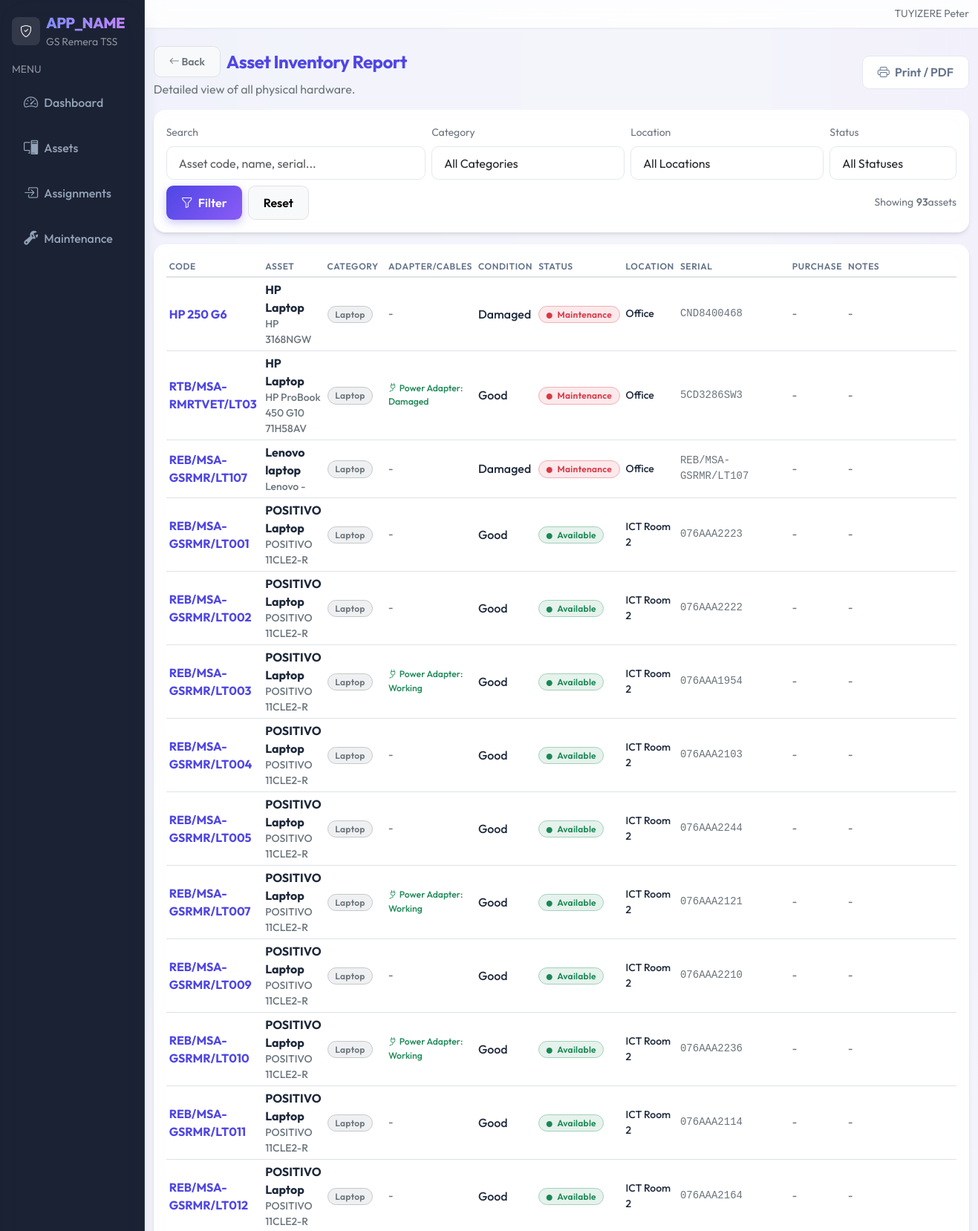
The page /reports/inventory.php (signed in, upper part) on the database its author committed.
### tables this page shows
CREATE TABLE `assets` (
  `id` int(10) UNSIGNED NOT NULL,
  `school_id` int(10) UNSIGNED NOT NULL,
  `asset_code` varchar(40) NOT NULL,
  `asset_name` varchar(120) NOT NULL,
  `category_id` int(10) UNSIGNED NOT NULL,
  `brand` varchar(80) DEFAULT NULL,
  `model` varchar(80) DEFAULT NULL,
  `serial_number` varchar(80) DEFAULT NULL,
  `purchase_date` date DEFAULT NULL,
  `asset_condition` enum('New','Good','Fair','Damaged') NOT NULL DEFAULT 'Good',
  `power_adapter` enum('Yes','No') NOT NULL DEFAULT 'No',
  `power_adapter_status` enum('Working','Damaged','Missing','N/A') NOT NULL DEFAULT 'N/A',
  `display_cable` enum('Yes','No') NOT NULL DEFAULT 'No',
  `display_cable_type` enum('HDMI','VGA','DisplayPort','DVI','USB-C','Other','N/A') NOT NULL DEFAULT 'N/A',
  `display_cable_status` enum('Working','Damaged','Missing','N/A') NOT NULL DEFAULT 'N/A',
  `status` enum('Available','In Use','Maintenance','Lost') NOT NULL DEFAULT 'Available',
  `location_id` int(10) UNSIGNED NOT NULL,
  `image_path` varchar(255) DEFAULT NULL,
  `notes` text,
  `created_at` datetime NOT NULL DEFAULT CURRENT_TIMESTAMP,
  `updated_at` datetime DEFAULT NULL ON UPDATE CURRENT_TIMESTAMP
);

CREATE TABLE `asset_categories` (
  `id` int(10) UNSIGNED NOT NULL,
  `school_id` int(10) UNSIGNED NOT NULL,
  `name` varchar(80) NOT NULL
);

CREATE TABLE `locations` (
  `id` int(10) UNSIGNED NOT NULL,
  `school_id` int(10) UNSIGNED NOT NULL,
  `name` varchar(80) NOT NULL
);

### includes/url.php (called while the page is built, shortened)
<?php
function base_url(): string
{
  $b = defined('BASE_URL') ? (string)BASE_URL : '';
  $b = rtrim($b, '/');
  return $b;
}
function url(string $path): string
{
  $full = base_url() . $path;
  return $full === '' ? '/' : $full;
}

### reports/inventory.php (the view, shortened to what this page needs)
<?php
require_once __DIR__ . '/../includes/layout.php';
require_once __DIR__ . '/../includes/url.php';
$pdo = db();
$q = trim($_GET['q'] ?? '');
$sid = (int)$_SESSION['user']['school_id'];
$where = ["a.school_id = :sid"];
$params = [':sid' => $sid];
$sql = "
  SELECT
    a.asset_code, a.asset_name, a.brand, a.model, a.serial_number,
    a.purchase_date, a.asset_condition, a.power_adapter, a.power_adapter_status,
    a.display_cable, a.display_cable_type, a.display_cable_status,
    a.status, a.notes,
    c.name AS category_name,
    l.name AS location_name
  FROM assets a
  JOIN asset_categories c ON c.id = a.category_id
  JOIN locations l ON l.id = a.location_id
";
if ($where) $sql .= " WHERE " . implode(" AND ", $where);
$sql .= " ORDER BY c.name, a.asset_name, a.asset_code LIMIT 1000";
$stmt = $pdo->prepare($sql);
$stmt->execute($params);
$assets = $stmt->fetchAll();
?>
<div class="d-flex align-items-center justify-content-between flex-wrap gap-2 mb-3">
  <div>
    <div class="d-flex align-items-center gap-2 mb-1">
      <a href="<?php echo htmlspecialchars(url('/reports/index.php')); ?>" class="btn btn-sm btn-light border text-secondary"><i class="bi bi-arrow-left"></i> Back</a>
      <h1 class="h4 mb-0 text-primary fw-bold">Asset Inventory Report</h1>
    </div>
    <div class="text-secondary">Detailed view of all physical hardware.</div>
  </div>
  <div class="d-flex gap-2">
    <?php
      $qs = $_GET;
      $printUrl = url('/reports/print_inventory.php') . (empty($qs) ? '' : ('?' . http_build_query($qs)));
    ?>
    <a class="btn btn-outline-secondary" target="_blank" href="<?php echo htmlspecialchars($printUrl); ?>">
      <i class="bi bi-printer me-1"></i> Print / PDF
    </a>
  </div>
</div>
<div class="card table-card mb-3">
  <div class="card-body">
    <form class="row g-2 align-items-end" method="get">
      <div class="col-12 col-md-4">
        <label class="form-label small text-secondary">Search</label>
        <input class="form-control" name="q" placeholder="Asset code, name, serial..." value="<?php echo htmlspecialchars($q); ?>">
      </div>
      <div class="col-12 col-md-3">
        <label class="form-label small text-secondary">Category</label>
        <select class="form-select" name="category">
          <option value="0">All Categories</option>
        </select>
      </div>
      <div class="col-12 col-md-3">
        <label class="form-label small text-secondary">Location</label>
        <select class="form-select" name="location">
          <option value="0">All Locations</option>
        </select>
      </div>
      <div class="col-12 col-md-2">
        <label class="form-label small text-secondary">Status</label>
        <select class="form-select" name="status">
          <option value="">All Statuses</option>
        </select>
      </div>
      <div class="col-12 d-flex gap-2">
        <button class="btn btn-primary" type="submit">
          <i class="bi bi-funnel me-1"></i> Filter
        </button>
        <a class="btn btn-light border" href="<?php echo htmlspecialchars(url('/reports/inventory.php')); ?>">
          Reset
        </a>
        <div class="ms-auto small text-secondary d-flex align-items-center">
          Showing <span class="fw-semibold ms-1"><?php echo count($assets); ?></span> assets
        </div>
      </div>
    </form>
  </div>
</div>
<div class="card table-card">
  <div class="card-body">
    <div class="table-responsive">
      <table class="table table-sm align-middle table-hover">
        <thead>
          <tr class="text-secondary small">
            <th>Code</th>
            <th>Asset</th>
            <th>Category</th>
            <th>Adapter/Cables</th>
            <th>Condition</th>
            <th>Status</th>
            <th>Location</th>
            <th>Serial</th>
            <th>Purchase</th>
            <th>Notes</th>
          </tr>
        </thead>
        <tbody>
          <?php foreach ($assets as $a): ?>
            <tr>
              <td class="fw-bold text-primary"><?php echo htmlspecialchars($a['asset_code']); ?></td>
              <td>
                <div class="fw-bold"><?php echo htmlspecialchars($a['asset_name']); ?></div>
                <div class="small text-secondary"><?php echo htmlspecialchars(trim(($a['brand'] ?? '') . ' ' . ($a['model'] ?? ''))); ?></div>
              </td>
              <td><span class="badge bg-secondary bg-opacity-10 text-secondary border border-secondary-subtle"><?php echo htmlspecialchars($a['category_name']); ?></span></td>
              <td class="small">
                <?php if ($a['power_adapter'] === 'Yes'): ?>
                  <div class="text-success small"><i class="bi bi-plug"></i> Power Adapter: <?php echo htmlspecialchars($a['power_adapter_status']); ?></div>
                <?php endif; ?>
                <?php if ($a['power_adapter'] !== 'Yes' && $a['display_cable'] !== 'Yes'): ?>
                  <span class="text-secondary">-</span>
                <?php endif; ?>
              </td>
              <td><?php echo htmlspecialchars($a['asset_condition']); ?></td>
              <td>
                <?php
                  $statusColor = 'secondary';
                  if ($a['status'] === 'Available') $statusColor = 'success';
                  elseif ($a['status'] === 'In Use') $statusColor = 'warning';
                  elseif ($a['status'] === 'Maintenance') $statusColor = 'danger';
                  elseif ($a['status'] === 'Lost') $statusColor = 'dark';
                ?>
                <span class="badge bg-<?php echo $statusColor; ?> bg-opacity-10 text-<?php echo $statusColor; ?> border border-<?php echo $statusColor; ?>-subtle">
                  <i class="bi bi-circle-fill me-1" style="font-size: 0.5rem; vertical-align: middle;"></i>
                  <?php echo htmlspecialchars($a['status']); ?>
                </span>
              </td>
              <td class="small"><?php echo htmlspecialchars($a['location_name']); ?></td>
              <td class="small text-secondary font-monospace"><?php echo htmlspecialchars($a['serial_number'] ?: '-'); ?></td>
              <td class="small text-secondary"><?php echo htmlspecialchars($a['purchase_date'] ?: '-'); ?></td>
              <td class="small text-secondary text-truncate" style="max-width: 150px;" title="<?php echo htmlspecialchars($a['notes'] ?: ''); ?>">
                <?php echo htmlspecialchars($a['notes'] ?: '-'); ?>
              </td>
            </tr>
          <?php endforeach; ?>
        </tbody>
      </table>
    </div>
  </div>
</div>

### assets/css/app.css (style rules this page uses)
:root { --gs-primary: #4f46e5; --gs-primary-hover: #4338ca; --gs-secondary: #8b5cf6; --gs-sidebar-bg: #0f172a; --gs-sidebar-muted: #94a3b8; --gs-sidebar-active-bg: rgba(255, 255, 255, 0.1); --gs-sidebar-active-text: #ffffff; --gs-bg: #f8fafc; --gs-card-bg: #ffffff; --gs-text: #1e293b; --gs-text-muted: #64748b; --gs-border: #e2e8f0; --shadow-sm: 0 1px 2px 0 rgba(0, 0, 0, 0.05); --shadow-md: 0 4px 6px -1px rgba(0, 0, 0, 0.1), 0 2px 4px -1px rgba(0, 0, 0, 0.06); --shadow-lg: 0 10px 15px -3px rgba(0, 0, 0, 0.1), 0 4px 6px -2px rgba(0, 0, 0, 0.05); --shadow-xl: 0 20px 25px -5px rgba(0, 0, 0, 0.1), 0 10px 10px -5px rgba(0, 0, 0, 0.04); }
body { font-family: 'Outfit', sans-serif; background-color: var(--gs-bg); background-image: radial-gradient(at 0% 0%, rgba(79, 70, 229, 0.15) 0px, transparent 50%), radial-gradient(at 100% 0%, rgba(139, 92, 246, 0.15) 0px, transparent 50%), radial-gradient(at 100% 100%, rgba(56, 189, 248, 0.15) 0px, transparent 50%), radial-gradient(at 0% 100%, rgba(20, 184, 166, 0.15) 0px, transparent 50%); background-attachment: fixed; color: var(--gs-text); -webkit-font-smoothing: antialiased; }
.card { background: rgba(255, 255, 255, 0.9); backdrop-filter: blur(10px); border: 1px solid rgba(255, 255, 255, 0.8); border-radius: 1rem; box-shadow: var(--shadow-md); transition: transform 0.3s cubic-bezier(0.4, 0, 0.2, 1), box-shadow 0.3s cubic-bezier(0.4, 0, 0.2, 1); overflow: hidden; }
.table-card { border: 1px solid rgba(255, 255, 255, 0.6); }
.btn { font-weight: 600; border-radius: 0.6rem; padding: 0.6rem 1.25rem; transition: all 0.3s cubic-bezier(0.4, 0, 0.2, 1); }
.btn-primary { background: linear-gradient(135deg, var(--gs-primary), var(--gs-secondary)); border: none; box-shadow: 0 4px 12px rgba(79, 70, 229, 0.3); color: white; }
.btn-outline-secondary { color: var(--gs-text-muted); border-color: var(--gs-border); background: white; }
.text-primary { color: var(--gs-primary) !important; }
h1, h2, h3, h4, h5, h6, .h1, .h2, .h3, .h4, .h5, .h6 { font-weight: 700; letter-spacing: -0.02em; color: #0f172a; }
.badge { font-weight: 600; padding: 0.4em 0.8em; border-radius: 2rem; letter-spacing: 0.02em; }
.form-control, .form-select { border-radius: 0.6rem; border: 1px solid var(--gs-border); padding: 0.6rem 1rem; transition: all 0.2s ease; background: rgba(255, 255, 255, 0.9); }
.table { vertical-align: middle; }
.table th { font-weight: 600; text-transform: uppercase; font-size: 0.75rem; letter-spacing: 0.05em; color: var(--gs-text-muted); border-bottom-width: 2px; background-color: transparent !important; }
.table td { color: var(--gs-text); font-weight: 500; background-color: transparent !important; }

### rows shown on the page
assets: asset_code "HP 250 G6", asset_name "HP Laptop", brand+model "HP 3168NGW", category.name "Laptop", asset_condition "Damaged", status "Maintenance", location.name "Office", serial_number "CND8400468", purchase_date "-", notes "-"
assets: asset_code "RTB/MSA-RMRTVET/LT03", asset_name "HP Laptop", brand+model "HP ProBook 450 G10 71H58AV", category.name "Laptop", power_adapter_status "Damaged", asset_condition "Good", status "Maintenance", location.name "Office", serial_number "5CD3286SW3", purchase_date "-", notes "-"
assets: asset_code "REB/MSA-GSRMR/LT107", asset_name "Lenovo laptop", brand+model "Lenovo -", category.name "Laptop", asset_condition "Damaged", status "Maintenance", location.name "Office", serial_number "REB/MSA-GSRMR/LT107", purchase_date "-", notes "-"
assets: asset_code "REB/MSA-GSRMR/LT001", asset_name "POSITIVO Laptop", brand+model "POSITIVO 11CLE2-R", category.name "Laptop", asset_condition "Good", status "Available", location.name "ICT Room 2", serial_number "076AAA2223", purchase_date "-", notes "-"
assets: asset_code "REB/MSA-GSRMR/LT002", asset_name "POSITIVO Laptop", brand+model "POSITIVO 11CLE2-R", category.name "Laptop", asset_condition "Good", status "Available", location.name "ICT Room 2", serial_number "076AAA2222", purchase_date "-", notes "-"
assets: asset_code "REB/MSA-GSRMR/LT003", asset_name "POSITIVO Laptop", brand+model "POSITIVO 11CLE2-R", category.name "Laptop", power_adapter_status "Working", asset_condition "Good", status "Available", location.name "ICT Room 2", serial_number "076AAA1954", purchase_date "-", notes "-"
assets: asset_code "REB/MSA-GSRMR/LT004", asset_name "POSITIVO Laptop", brand+model "POSITIVO 11CLE2-R", category.name "Laptop", asset_condition "Good", status "Available", location.name "ICT Room 2", serial_number "076AAA2103", purchase_date "-", notes "-"
assets: asset_code "REB/MSA-GSRMR/LT005", asset_name "POSITIVO Laptop", brand+model "POSITIVO 11CLE2-R", category.name "Laptop", asset_condition "Good", status "Available", location.name "ICT Room 2", serial_number "076AAA2244", purchase_date "-", notes "-"
assets: asset_code "REB/MSA-GSRMR/LT007", asset_name "POSITIVO Laptop", brand+model "POSITIVO 11CLE2-R", category.name "Laptop", power_adapter_status "Working", asset_condition "Good", status "Available", location.name "ICT Room 2", serial_number "076AAA2121", purchase_date "-", notes "-"
assets: asset_code "REB/MSA-GSRMR/LT009", asset_name "POSITIVO Laptop", brand+model "POSITIVO 11CLE2-R", category.name "Laptop", asset_condition "Good", status "Available", location.name "ICT Room 2", serial_number "076AAA2210", purchase_date "-", notes "-"
assets: asset_code "REB/MSA-GSRMR/LT010", asset_name "POSITIVO Laptop", brand+model "POSITIVO 11CLE2-R", category.name "Laptop", power_adapter_status "Working", asset_condition "Good", status "Available", location.name "ICT Room 2", serial_number "076AAA2236", purchase_date "-", notes "-"
assets: asset_code "REB/MSA-GSRMR/LT011", asset_name "POSITIVO Laptop", brand+model "POSITIVO 11CLE2-R", category.name "Laptop", asset_condition "Good", status "Available", location.name "ICT Room 2", serial_number "076AAA2114", purchase_date "-", notes "-"
assets: asset_code "REB/MSA-GSRMR/LT012", asset_name "POSITIVO Laptop", brand+model "POSITIVO 11CLE2-R", category.name "Laptop", asset_condition "Good", status "Available", location.name "ICT Room 2", serial_number "076AAA2164", purchase_date "-", notes "-"

### other values the page prints
$appTitle "APP_NAME"
$user['school_name'] "GS Remera TSS"
$item['label'] "Dashboard"
$item['label'] "Assets"
$item['label'] "Assignments"
$item['label'] "Maintenance"
$fullName ?: '' "TUYIZERE Peter"
count($assets) "93"
